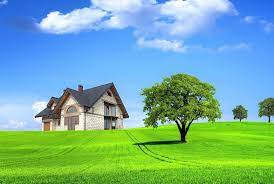
#> input picture nature.jpg, 274 x 184 px
$ python ex1_1.py
#> lines starting #> are read from the running program, lines starting #| are printed output that depends on the picture; after the words box and inside, x2 and y2 are one past the last pixel; in counts of white or black regions, pixels touching at a corner belong together
# Ex1_1 Read and display an image with different quality

import cv2
import numpy as np
import matplotlib.pyplot as plt

# Read image (color by default in OpenCV is BGR)
img = cv2.imread('nature.jpg')
#> img is the input picture: shape (184, 274, 3); mean B, G, R 158.3, 175.6, 117.4

# Convert to grayscale
img_grayscale = cv2.cvtColor(img, cv2.COLOR_BGR2GRAY)
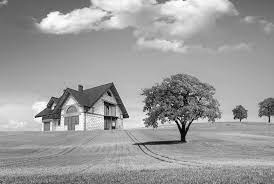
#> img_grayscale: shape (184, 274); min 1, max 254, mean 156.2

# Convert to binary image (threshold at 0.5)
_, img_bw = cv2.threshold(img_grayscale, 127, 255, cv2.THRESH_BINARY)
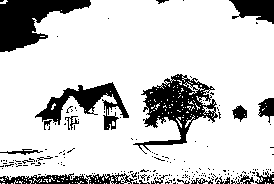
#> img_bw: shape (184, 274); 80.8% white; 191 black regions (173 under 20 px), largest, box (x1, y1, x2, y2) and area: (133, 74, 218, 154) 2575, (0, 0, 91, 52) 2431, (35, 82, 129, 130) 1568

# Display images
plt.figure(figsize=(12, 4))

plt.subplot(1, 3, 1)
plt.imshow(cv2.cvtColor(img, cv2.COLOR_BGR2RGB))  # convert BGR->RGB for matplotlib
plt.title("Color Image", fontsize=15)
plt.axis("off")

plt.subplot(1, 3, 2)
plt.imshow(img_grayscale, cmap='gray')
plt.title("Grayscale Image", fontsize=15)
plt.axis("off")

plt.subplot(1, 3, 3)
plt.imshow(img_bw, cmap='gray')
plt.title("Binary Image", fontsize=15)
plt.axis("off")

plt.tight_layout()
plt.savefig("Image_in_Different_Types.jpg")
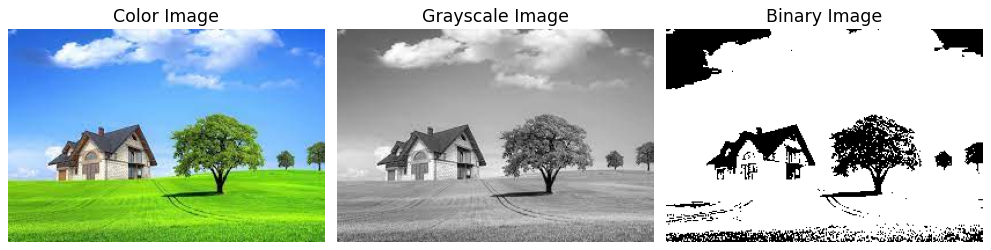
#> figure drawn by matplotlib, 3 panels
plt.show()

# Save images with different quality
cv2.imwrite("nature100.jpg", img, [cv2.IMWRITE_JPEG_QUALITY, 100])  # default
cv2.imwrite("nature70.jpg", img, [cv2.IMWRITE_JPEG_QUALITY, 70])    # 70% quality
cv2.imwrite("nature10.jpg", img, [cv2.IMWRITE_JPEG_QUALITY, 10])    # 10% quality

$ run again, with atrium.jpg copied over nature.jpg
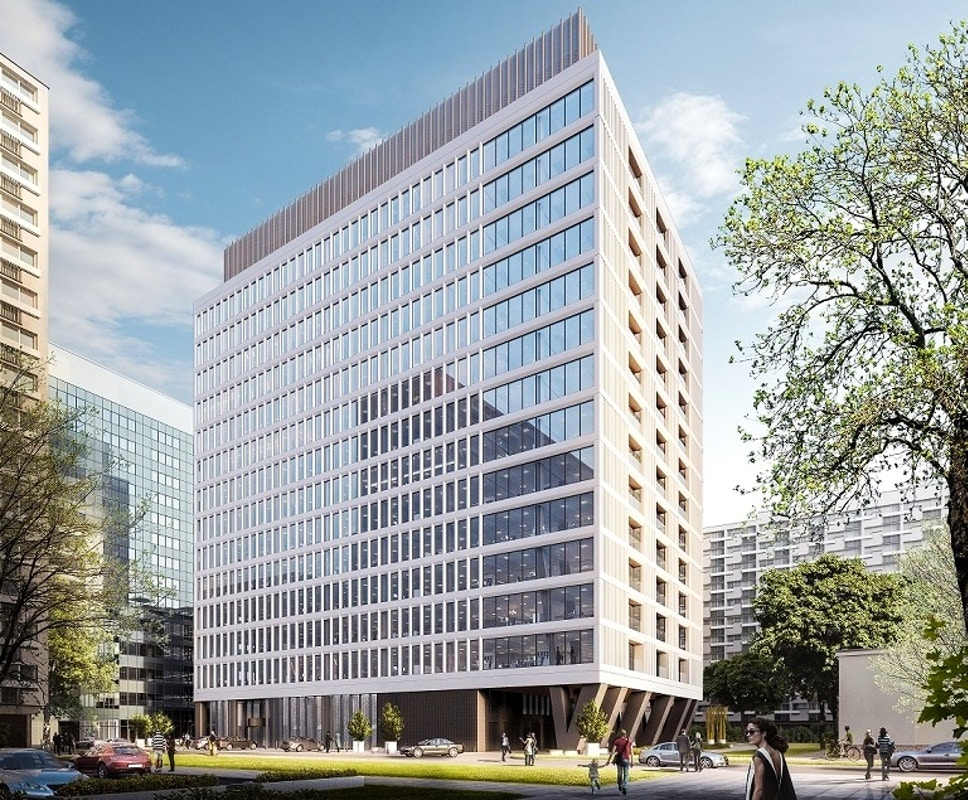
#> input picture atrium.jpg, 968 x 800 px
#> img is the input picture: shape (800, 968, 3); mean B, G, R 163.5, 162.1, 155.6
#> `_, img_bw = cv2.threshold(img_grayscale, 127, 255, cv2.THRESH_BINARY)`:
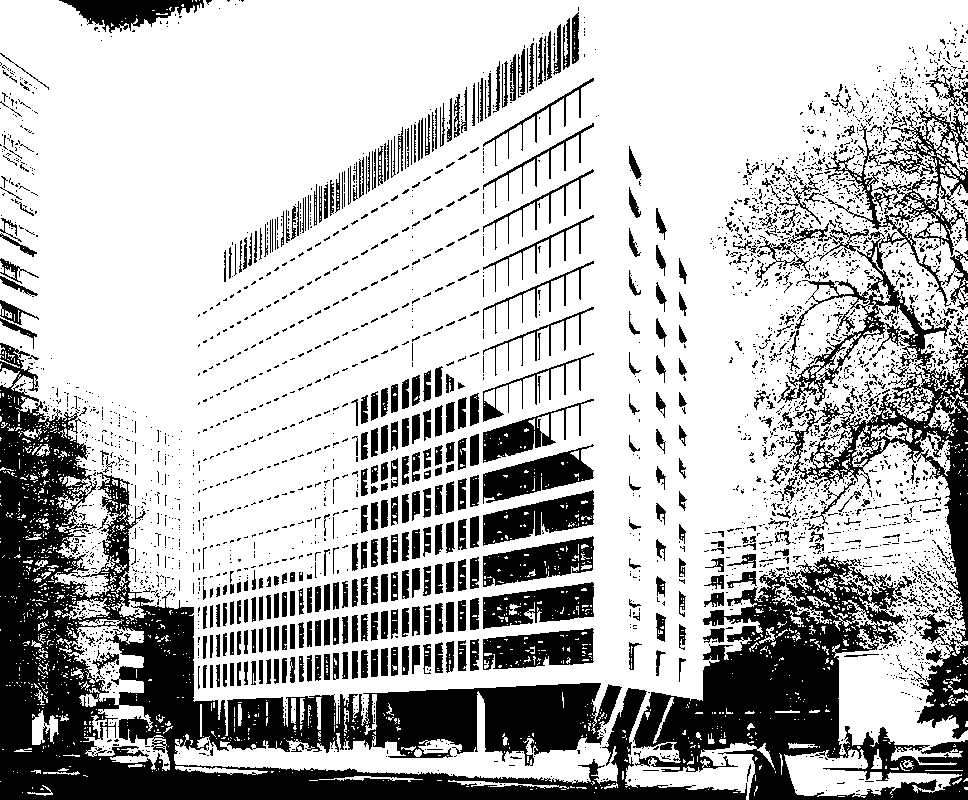
#> img_bw: shape (800, 968); 72.3% white; 3285 black regions (2813 under 20 px), largest, box (x1, y1, x2, y2) and area: (0, 343, 747, 800) 78958, (633, 556, 968, 800) 32084, (777, 105, 968, 739) 22755
#> `plt.savefig("Image_in_Different_Types.jpg")`:
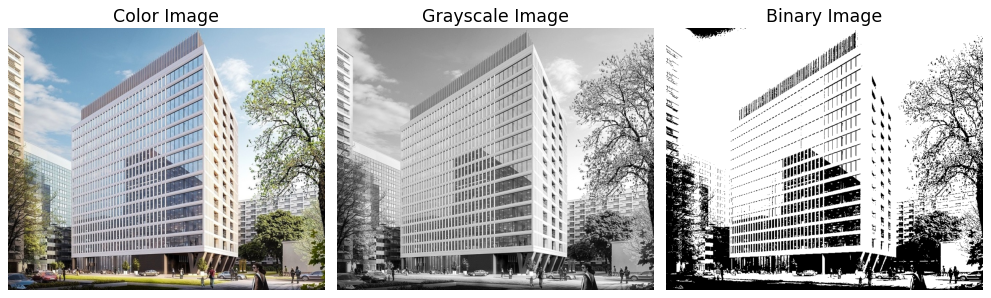
#> figure drawn by matplotlib, 3 panels

$ run again, with bird.jpg copied over nature.jpg
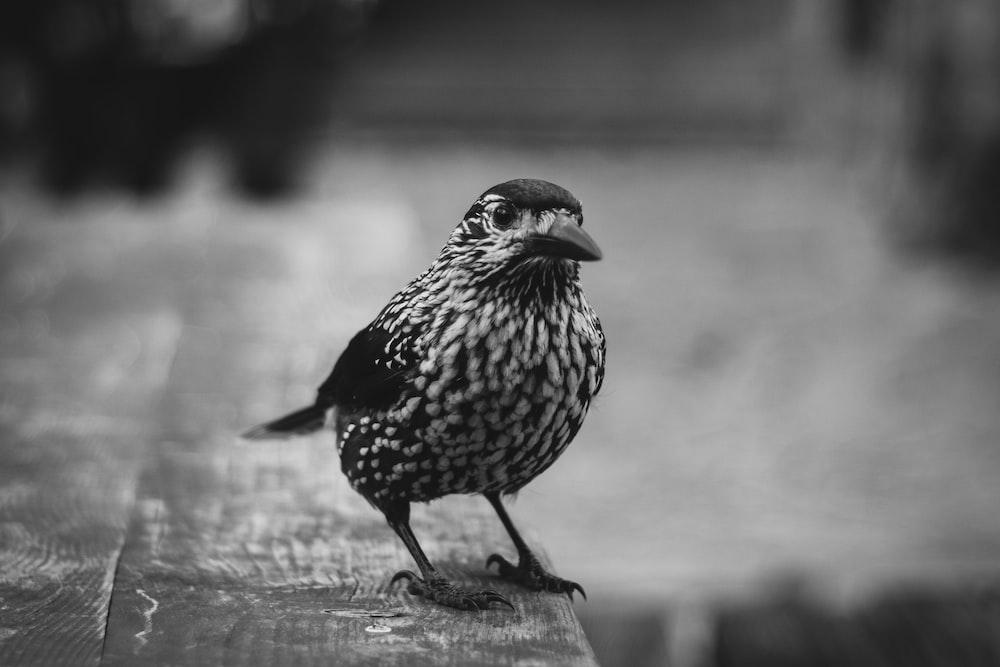
#> input picture bird.jpg, 1000 x 667 px
#> img is the input picture: shape (667, 1000, 3); min 0, max 248, mean 108
#> `_, img_bw = cv2.threshold(img_grayscale, 127, 255, cv2.THRESH_BINARY)`:
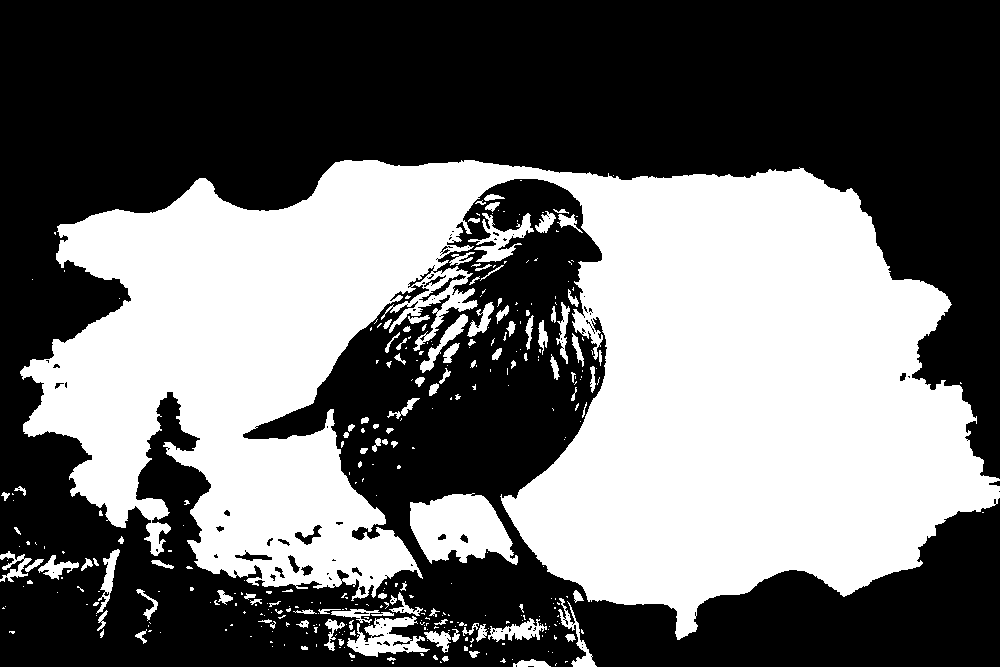
#> img_bw: shape (667, 1000); 42.3% white; 357 white regions (243 under 20 px), largest, box (x1, y1, x2, y2) and area: (20, 160, 1000, 640) 261960, (410, 493, 518, 565) 5208, (347, 616, 430, 657) 1650
#> `plt.savefig("Image_in_Different_Types.jpg")`:
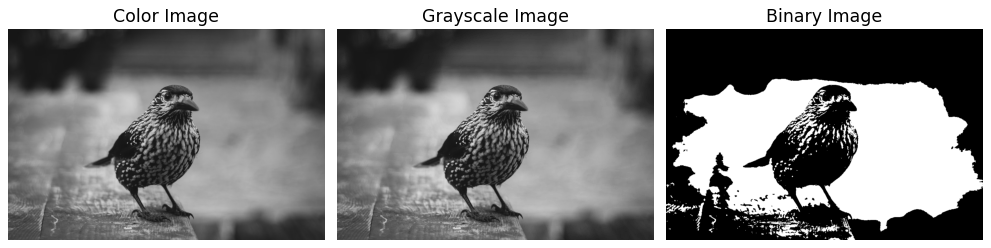
#> figure drawn by matplotlib, 3 panels
